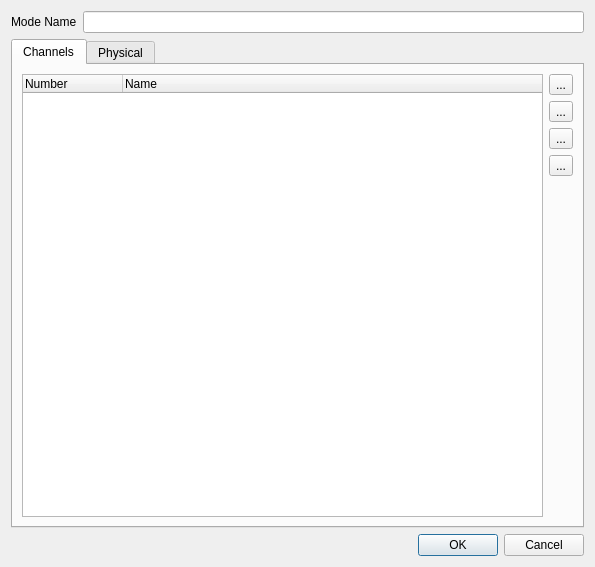
<?xml version="1.0" encoding="UTF-8"?>
<ui version="4.0">
 <class>EditMode</class>
 <widget class="QDialog" name="EditMode">
  <property name="geometry">
   <rect>
    <x>0</x>
    <y>0</y>
    <width>595</width>
    <height>567</height>
   </rect>
  </property>
  <property name="windowTitle">
   <string>Edit Mode</string>
  </property>
  <layout class="QVBoxLayout">
   <item>
    <layout class="QHBoxLayout">
     <item>
      <widget class="QLabel" name="m_modeNameLabel">
       <property name="text">
        <string>Mode Name</string>
       </property>
      </widget>
     </item>
     <item>
      <widget class="QLineEdit" name="m_modeNameEdit"/>
     </item>
    </layout>
   </item>
   <item>
    <widget class="QTabWidget" name="m_tab">
     <property name="currentIndex">
      <number>0</number>
     </property>
     <widget class="QWidget" name="tab_channels">
      <attribute name="title">
       <string>Channels</string>
      </attribute>
      <layout class="QHBoxLayout">
       <item>
        <widget class="QTreeWidget" name="m_channelList">
         <property name="alternatingRowColors">
          <bool>true</bool>
         </property>
         <property name="rootIsDecorated">
          <bool>false</bool>
         </property>
         <property name="itemsExpandable">
          <bool>false</bool>
         </property>
         <property name="allColumnsShowFocus">
          <bool>true</bool>
         </property>
         <column>
          <property name="text">
           <string>Number</string>
          </property>
         </column>
         <column>
          <property name="text">
           <string>Name</string>
          </property>
         </column>
        </widget>
       </item>
       <item>
        <layout class="QVBoxLayout">
         <item>
          <widget class="QToolButton" name="m_addChannelButton">
           <property name="text">
            <string notr="true">...</string>
           </property>
           <property name="icon">
            <iconset resource="../ui/src/qlcui.qrc">
             <normaloff>:/edit_add.png</normaloff>:/edit_add.png</iconset>
           </property>
           <property name="iconSize">
            <size>
             <width>26</width>
             <height>26</height>
            </size>
           </property>
          </widget>
         </item>
         <item>
          <widget class="QToolButton" name="m_removeChannelButton">
           <property name="text">
            <string notr="true">...</string>
           </property>
           <property name="icon">
            <iconset resource="../ui/src/qlcui.qrc">
             <normaloff>:/edit_remove.png</normaloff>:/edit_remove.png</iconset>
           </property>
           <property name="iconSize">
            <size>
             <width>26</width>
             <height>26</height>
            </size>
           </property>
          </widget>
         </item>
         <item>
          <widget class="QToolButton" name="m_raiseChannelButton">
           <property name="text">
            <string notr="true">...</string>
           </property>
           <property name="icon">
            <iconset resource="../ui/src/qlcui.qrc">
             <normaloff>:/up.png</normaloff>:/up.png</iconset>
           </property>
           <property name="iconSize">
            <size>
             <width>26</width>
             <height>26</height>
            </size>
           </property>
          </widget>
         </item>
         <item>
          <widget class="QToolButton" name="m_lowerChannelButton">
           <property name="text">
            <string notr="true">...</string>
           </property>
           <property name="icon">
            <iconset resource="../ui/src/qlcui.qrc">
             <normaloff>:/down.png</normaloff>:/down.png</iconset>
           </property>
           <property name="iconSize">
            <size>
             <width>26</width>
             <height>26</height>
            </size>
           </property>
          </widget>
         </item>
         <item>
          <spacer>
           <property name="orientation">
            <enum>Qt::Vertical</enum>
           </property>
           <property name="sizeHint" stdset="0">
            <size>
             <width>20</width>
             <height>40</height>
            </size>
           </property>
          </spacer>
         </item>
        </layout>
       </item>
      </layout>
     </widget>
     <widget class="QWidget" name="tab_physical">
      <attribute name="title">
       <string>Physical</string>
      </attribute>
      <layout class="QGridLayout">
       <item row="0" column="0">
        <widget class="QGroupBox" name="groupBox">
         <property name="title">
          <string>Bulb</string>
         </property>
         <layout class="QVBoxLayout">
          <item>
           <layout class="QHBoxLayout">
            <item>
             <widget class="QLabel" name="m_bulbTypeLabel">
              <property name="text">
               <string>Type</string>
              </property>
             </widget>
            </item>
            <item>
             <widget class="QComboBox" name="m_bulbTypeCombo">
              <property name="editable">
               <bool>true</bool>
              </property>
              <property name="currentIndex">
               <number>27</number>
              </property>
              <item>
               <property name="text">
                <string notr="true">CDM 70W</string>
               </property>
              </item>
              <item>
               <property name="text">
                <string notr="true">CDM 150W</string>
               </property>
              </item>
              <item>
               <property name="text">
                <string notr="true">CP29 5000W</string>
               </property>
              </item>
              <item>
               <property name="text">
                <string notr="true">CP41 2000W</string>
               </property>
              </item>
              <item>
               <property name="text">
                <string notr="true">CP60 1000W</string>
               </property>
              </item>
              <item>
               <property name="text">
                <string notr="true">CP61 1000W</string>
               </property>
              </item>
              <item>
               <property name="text">
                <string notr="true">CP62 1000W</string>
               </property>
              </item>
              <item>
               <property name="text">
                <string notr="true">CP86 500W</string>
               </property>
              </item>
              <item>
               <property name="text">
                <string notr="true">CP87 500W</string>
               </property>
              </item>
              <item>
               <property name="text">
                <string notr="true">CP88 500W</string>
               </property>
              </item>
              <item>
               <property name="text">
                <string notr="true">EFP 100W</string>
               </property>
              </item>
              <item>
               <property name="text">
                <string notr="true">EFP 150W</string>
               </property>
              </item>
              <item>
               <property name="text">
                <string notr="true">EFR 100W</string>
               </property>
              </item>
              <item>
               <property name="text">
                <string notr="true">EFR 150W</string>
               </property>
              </item>
              <item>
               <property name="text">
                <string notr="true">ELC 250W</string>
               </property>
              </item>
              <item>
               <property name="text">
                <string notr="true">HMI 1200W</string>
               </property>
              </item>
              <item>
               <property name="text">
                <string notr="true">HMI 4000W</string>
               </property>
              </item>
              <item>
               <property name="text">
                <string notr="true">HTI 150W</string>
               </property>
              </item>
              <item>
               <property name="text">
                <string notr="true">HTI 250W</string>
               </property>
              </item>
              <item>
               <property name="text">
                <string notr="true">HTI 300W</string>
               </property>
              </item>
              <item>
               <property name="text">
                <string notr="true">HTI 400W</string>
               </property>
              </item>
              <item>
               <property name="text">
                <string notr="true">HTI 575W</string>
               </property>
              </item>
              <item>
               <property name="text">
                <string notr="true">HTI 700W</string>
               </property>
              </item>
              <item>
               <property name="text">
                <string notr="true">HTI 1200W</string>
               </property>
              </item>
              <item>
               <property name="text">
                <string notr="true">HTI 2500W</string>
               </property>
              </item>
              <item>
               <property name="text">
                <string notr="true">LED</string>
               </property>
              </item>
              <item>
               <property name="text">
                <string notr="true">MSD 200W</string>
               </property>
              </item>
              <item>
               <property name="text">
                <string notr="true">MSD 250W</string>
               </property>
              </item>
              <item>
               <property name="text">
                <string notr="true">MSD 275W</string>
               </property>
              </item>
              <item>
               <property name="text">
                <string notr="true">MSD 575W</string>
               </property>
              </item>
              <item>
               <property name="text">
                <string notr="true">MSR 700W</string>
               </property>
              </item>
              <item>
               <property name="text">
                <string notr="true">MSR 1200W</string>
               </property>
              </item>
             </widget>
            </item>
           </layout>
          </item>
          <item>
           <layout class="QHBoxLayout">
            <item>
             <widget class="QLabel" name="m_bulbLumensLabel">
              <property name="text">
               <string>Lumens</string>
              </property>
             </widget>
            </item>
            <item>
             <widget class="QSpinBox" name="m_bulbLumensSpin">
              <property name="accelerated">
               <bool>true</bool>
              </property>
              <property name="maximum">
               <number>99999</number>
              </property>
              <property name="value">
               <number>18000</number>
              </property>
             </widget>
            </item>
           </layout>
          </item>
          <item>
           <layout class="QHBoxLayout">
            <item>
             <widget class="QLabel" name="m_bulbTempLabel">
              <property name="text">
               <string>Color Temperature (K)</string>
              </property>
             </widget>
            </item>
            <item>
             <widget class="QComboBox" name="m_bulbTempCombo">
              <property name="editable">
               <bool>true</bool>
              </property>
              <property name="currentIndex">
               <number>12</number>
              </property>
              <item>
               <property name="text">
                <string>2000</string>
               </property>
              </item>
              <item>
               <property name="text">
                <string>2800</string>
               </property>
              </item>
              <item>
               <property name="text">
                <string>3200</string>
               </property>
              </item>
              <item>
               <property name="text">
                <string>4000</string>
               </property>
              </item>
              <item>
               <property name="text">
                <string>4500</string>
               </property>
              </item>
              <item>
               <property name="text">
                <string>5000</string>
               </property>
              </item>
              <item>
               <property name="text">
                <string>5500</string>
               </property>
              </item>
              <item>
               <property name="text">
                <string>6000</string>
               </property>
              </item>
              <item>
               <property name="text">
                <string>6500</string>
               </property>
              </item>
              <item>
               <property name="text">
                <string>7000</string>
               </property>
              </item>
              <item>
               <property name="text">
                <string>7200</string>
               </property>
              </item>
              <item>
               <property name="text">
                <string>8000</string>
               </property>
              </item>
              <item>
               <property name="text">
                <string>8300</string>
               </property>
              </item>
              <item>
               <property name="text">
                <string>9000</string>
               </property>
              </item>
              <item>
               <property name="text">
                <string>9300</string>
               </property>
              </item>
             </widget>
            </item>
           </layout>
          </item>
         </layout>
        </widget>
       </item>
       <item row="0" column="1">
        <widget class="QGroupBox" name="groupBox_3">
         <property name="title">
          <string>Dimensions</string>
         </property>
         <layout class="QVBoxLayout">
          <item>
           <layout class="QHBoxLayout">
            <item>
             <widget class="QLabel" name="m_weightLabel">
              <property name="text">
               <string>Weight</string>
              </property>
             </widget>
            </item>
            <item>
             <widget class="QDoubleSpinBox" name="m_weightSpin">
              <property name="suffix">
               <string>kg</string>
              </property>
              <property name="maximum">
               <double>999.990000000000009</double>
              </property>
             </widget>
            </item>
           </layout>
          </item>
          <item>
           <layout class="QHBoxLayout">
            <item>
             <widget class="QLabel" name="m_widthLabel">
              <property name="text">
               <string>Width</string>
              </property>
             </widget>
            </item>
            <item>
             <widget class="QSpinBox" name="m_widthSpin">
              <property name="accelerated">
               <bool>true</bool>
              </property>
              <property name="suffix">
               <string>mm</string>
              </property>
              <property name="maximum">
               <number>9999</number>
              </property>
             </widget>
            </item>
           </layout>
          </item>
          <item>
           <layout class="QHBoxLayout">
            <item>
             <widget class="QLabel" name="m_heightLabel">
              <property name="text">
               <string>Height</string>
              </property>
             </widget>
            </item>
            <item>
             <widget class="QSpinBox" name="m_heightSpin">
              <property name="accelerated">
               <bool>true</bool>
              </property>
              <property name="suffix">
               <string>mm</string>
              </property>
              <property name="maximum">
               <number>9999</number>
              </property>
             </widget>
            </item>
           </layout>
          </item>
          <item>
           <layout class="QHBoxLayout">
            <item>
             <widget class="QLabel" name="m_depthLabel">
              <property name="text">
               <string>Depth</string>
              </property>
             </widget>
            </item>
            <item>
             <widget class="QSpinBox" name="m_depthSpin">
              <property name="accelerated">
               <bool>true</bool>
              </property>
              <property name="suffix">
               <string>mm</string>
              </property>
              <property name="maximum">
               <number>9999</number>
              </property>
             </widget>
            </item>
           </layout>
          </item>
         </layout>
        </widget>
       </item>
       <item row="1" column="0">
        <widget class="QGroupBox" name="groupBox_2">
         <property name="title">
          <string>Lens</string>
         </property>
         <layout class="QVBoxLayout">
          <item>
           <layout class="QHBoxLayout">
            <item>
             <widget class="QLabel" name="m_lensNameLabel">
              <property name="text">
               <string>Name</string>
              </property>
             </widget>
            </item>
            <item>
             <widget class="QComboBox" name="m_lensNameCombo">
              <property name="editable">
               <bool>true</bool>
              </property>
              <item>
               <property name="text">
                <string notr="true">Other</string>
               </property>
              </item>
              <item>
               <property name="text">
                <string notr="true">PC</string>
               </property>
              </item>
              <item>
               <property name="text">
                <string notr="true">Fresnel</string>
               </property>
              </item>
             </widget>
            </item>
           </layout>
          </item>
          <item>
           <layout class="QHBoxLayout">
            <item>
             <widget class="QLabel" name="m_lensDegreesMinLabel">
              <property name="text">
               <string>Min Degrees</string>
              </property>
             </widget>
            </item>
            <item>
             <widget class="QSpinBox" name="m_lensDegreesMinSpin">
              <property name="accelerated">
               <bool>true</bool>
              </property>
              <property name="maximum">
               <number>360</number>
              </property>
             </widget>
            </item>
           </layout>
          </item>
          <item>
           <layout class="QHBoxLayout">
            <item>
             <widget class="QLabel" name="m_lensDegreesMaxLabel">
              <property name="text">
               <string>Max Degrees</string>
              </property>
             </widget>
            </item>
            <item>
             <widget class="QSpinBox" name="m_lensDegreesMaxSpin">
              <property name="accelerated">
               <bool>true</bool>
              </property>
              <property name="maximum">
               <number>360</number>
              </property>
             </widget>
            </item>
           </layout>
          </item>
         </layout>
        </widget>
       </item>
       <item row="1" column="1">
        <widget class="QGroupBox" name="groupBox_4">
         <property name="title">
          <string>Focus</string>
         </property>
         <layout class="QVBoxLayout">
          <item>
           <layout class="QHBoxLayout">
            <item>
             <widget class="QLabel" name="m_focusTypeLabel">
              <property name="text">
               <string>Type</string>
              </property>
             </widget>
            </item>
            <item>
             <widget class="QComboBox" name="m_focusTypeCombo">
              <property name="editable">
               <bool>true</bool>
              </property>
              <item>
               <property name="text">
                <string notr="true">Fixed</string>
               </property>
              </item>
              <item>
               <property name="text">
                <string notr="true">Head</string>
               </property>
              </item>
              <item>
               <property name="text">
                <string notr="true">Mirror</string>
               </property>
              </item>
              <item>
               <property name="text">
                <string notr="true">Barrel</string>
               </property>
              </item>
             </widget>
            </item>
           </layout>
          </item>
          <item>
           <layout class="QHBoxLayout">
            <item>
             <widget class="QLabel" name="m_panMaxLabel">
              <property name="text">
               <string>Pan Max Degrees</string>
              </property>
             </widget>
            </item>
            <item>
             <widget class="QSpinBox" name="m_panMaxSpin">
              <property name="accelerated">
               <bool>true</bool>
              </property>
              <property name="maximum">
               <number>999</number>
              </property>
             </widget>
            </item>
           </layout>
          </item>
          <item>
           <layout class="QHBoxLayout">
            <item>
             <widget class="QLabel" name="m_tiltMaxLabel">
              <property name="text">
               <string>Tilt Max Degrees</string>
              </property>
             </widget>
            </item>
            <item>
             <widget class="QSpinBox" name="m_tiltMaxSpin">
              <property name="accelerated">
               <bool>true</bool>
              </property>
              <property name="maximum">
               <number>999</number>
              </property>
             </widget>
            </item>
           </layout>
          </item>
         </layout>
        </widget>
       </item>
       <item row="2" column="0">
        <widget class="QGroupBox" name="groupBox_5">
         <property name="title">
          <string>Technical</string>
         </property>
         <layout class="QVBoxLayout" name="verticalLayout">
          <item>
           <layout class="QHBoxLayout">
            <item>
             <widget class="QLabel" name="m_powerConsumptionLabel">
              <property name="text">
               <string>Power Consumption</string>
              </property>
             </widget>
            </item>
            <item>
             <widget class="QSpinBox" name="m_powerConsumptionSpin">
              <property name="accelerated">
               <bool>true</bool>
              </property>
              <property name="suffix">
               <string>W</string>
              </property>
              <property name="maximum">
               <number>99999</number>
              </property>
             </widget>
            </item>
           </layout>
          </item>
          <item>
           <layout class="QHBoxLayout" name="horizontalLayout">
            <item>
             <widget class="QLabel" name="m_dmxConnectorLabel">
              <property name="text">
               <string>DMX Connector</string>
              </property>
             </widget>
            </item>
            <item>
             <widget class="QComboBox" name="m_dmxConnectorCombo">
              <property name="editable">
               <bool>true</bool>
              </property>
              <property name="currentIndex">
               <number>0</number>
              </property>
              <item>
               <property name="text">
                <string notr="true">5-pin</string>
               </property>
              </item>
              <item>
               <property name="text">
                <string notr="true">3-pin</string>
               </property>
              </item>
              <item>
               <property name="text">
                <string notr="true">3-pin and 5-pin</string>
               </property>
              </item>
             </widget>
            </item>
           </layout>
          </item>
         </layout>
        </widget>
       </item>
      </layout>
     </widget>
    </widget>
   </item>
   <item>
    <widget class="QDialogButtonBox" name="m_buttonBox">
     <property name="orientation">
      <enum>Qt::Horizontal</enum>
     </property>
     <property name="standardButtons">
      <set>QDialogButtonBox::Cancel|QDialogButtonBox::Ok</set>
     </property>
    </widget>
   </item>
  </layout>
 </widget>
 <resources>
  <include location="../ui/src/qlcui.qrc"/>
 </resources>
 <connections>
  <connection>
   <sender>m_buttonBox</sender>
   <signal>accepted()</signal>
   <receiver>EditMode</receiver>
   <slot>accept()</slot>
   <hints>
    <hint type="sourcelabel">
     <x>266</x>
     <y>557</y>
    </hint>
    <hint type="destinationlabel">
     <x>157</x>
     <y>274</y>
    </hint>
   </hints>
  </connection>
  <connection>
   <sender>m_buttonBox</sender>
   <signal>rejected()</signal>
   <receiver>EditMode</receiver>
   <slot>reject()</slot>
   <hints>
    <hint type="sourcelabel">
     <x>334</x>
     <y>557</y>
    </hint>
    <hint type="destinationlabel">
     <x>286</x>
     <y>274</y>
    </hint>
   </hints>
  </connection>
 </connections>
</ui>
